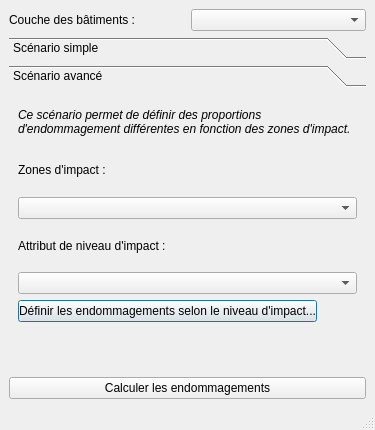
<?xml version="1.0" encoding="UTF-8"?>
<ui version="4.0">
 <class>MainWindow</class>
 <widget class="QMainWindow" name="MainWindow">
  <property name="geometry">
   <rect>
    <x>0</x>
    <y>0</y>
    <width>375</width>
    <height>430</height>
   </rect>
  </property>
  <property name="windowTitle">
   <string>Endommagements post-ouragans</string>
  </property>
  <property name="unifiedTitleAndToolBarOnMac">
   <bool>true</bool>
  </property>
  <widget class="QWidget" name="centralwidget">
   <layout class="QGridLayout" name="gridLayout">
    <item row="4" column="0">
     <widget class="QPushButton" name="pushButton_2">
      <property name="sizePolicy">
       <sizepolicy hsizetype="Expanding" vsizetype="Fixed">
        <horstretch>0</horstretch>
        <verstretch>0</verstretch>
       </sizepolicy>
      </property>
      <property name="text">
       <string>Calculer les endommagements</string>
      </property>
     </widget>
    </item>
    <item row="2" column="0">
     <widget class="QToolBox" name="toolBox">
      <property name="currentIndex">
       <number>1</number>
      </property>
      <widget class="QWidget" name="scenario_simple">
       <property name="geometry">
        <rect>
         <x>0</x>
         <y>0</y>
         <width>357</width>
         <height>214</height>
        </rect>
       </property>
       <attribute name="label">
        <string>Scénario simple</string>
       </attribute>
       <layout class="QGridLayout" name="gridLayout_2">
        <item row="0" column="0">
         <widget class="QLabel" name="label_7">
          <property name="text">
           <string>&lt;html&gt;&lt;head/&gt;&lt;body&gt;&lt;p&gt;&lt;span style=&quot; font-style:italic;&quot;&gt;Distribution globale des endommagements&lt;/span&gt;&lt;/p&gt;&lt;/body&gt;&lt;/html&gt;</string>
          </property>
         </widget>
        </item>
        <item row="1" column="0">
         <widget class="QTableWidget" name="tableWidget">
          <property name="sizePolicy">
           <sizepolicy hsizetype="Minimum" vsizetype="Expanding">
            <horstretch>0</horstretch>
            <verstretch>0</verstretch>
           </sizepolicy>
          </property>
          <property name="sizeAdjustPolicy">
           <enum>QAbstractScrollArea::AdjustIgnored</enum>
          </property>
          <row>
           <property name="text">
            <string>Peu ou pas endommagé</string>
           </property>
          </row>
          <row>
           <property name="text">
            <string>Moyennement endommagé</string>
           </property>
          </row>
          <row>
           <property name="text">
            <string>Fortement endommagé</string>
           </property>
          </row>
          <row>
           <property name="text">
            <string>Détruit</string>
           </property>
          </row>
          <column>
           <property name="text">
            <string>%</string>
           </property>
          </column>
          <item row="0" column="0">
           <property name="text">
            <string>54</string>
           </property>
          </item>
          <item row="1" column="0">
           <property name="text">
            <string>22</string>
           </property>
          </item>
          <item row="2" column="0">
           <property name="text">
            <string>17</string>
           </property>
          </item>
          <item row="3" column="0">
           <property name="text">
            <string>7</string>
           </property>
          </item>
         </widget>
        </item>
        <item row="2" column="0">
         <widget class="QPushButton" name="pushButton">
          <property name="text">
           <string>Réinitialiser les valeurs par défaut</string>
          </property>
          <property name="default">
           <bool>true</bool>
          </property>
         </widget>
        </item>
       </layout>
      </widget>
      <widget class="QWidget" name="scenario_avance">
       <property name="geometry">
        <rect>
         <x>0</x>
         <y>0</y>
         <width>357</width>
         <height>214</height>
        </rect>
       </property>
       <property name="sizePolicy">
        <sizepolicy hsizetype="Ignored" vsizetype="Preferred">
         <horstretch>0</horstretch>
         <verstretch>0</verstretch>
        </sizepolicy>
       </property>
       <attribute name="label">
        <string>Scénario avancé</string>
       </attribute>
       <layout class="QVBoxLayout" name="verticalLayout">
        <item>
         <widget class="QLabel" name="label_3">
          <property name="sizePolicy">
           <sizepolicy hsizetype="Ignored" vsizetype="Fixed">
            <horstretch>0</horstretch>
            <verstretch>0</verstretch>
           </sizepolicy>
          </property>
          <property name="text">
           <string>&lt;html&gt;&lt;head/&gt;&lt;body&gt;&lt;p&gt;&lt;span style=&quot; font-style:italic;&quot;&gt;Ce scénario permet de définir des proportions d'endommagement différentes en fonction des zones d'impact.&lt;/span&gt;&lt;/p&gt;&lt;/body&gt;&lt;/html&gt;</string>
          </property>
          <property name="wordWrap">
           <bool>true</bool>
          </property>
         </widget>
        </item>
        <item>
         <widget class="QLabel" name="label_4">
          <property name="sizePolicy">
           <sizepolicy hsizetype="Preferred" vsizetype="Preferred">
            <horstretch>0</horstretch>
            <verstretch>0</verstretch>
           </sizepolicy>
          </property>
          <property name="text">
           <string>Zones d'impact :</string>
          </property>
         </widget>
        </item>
        <item>
         <widget class="QgsMapLayerComboBox" name="mMapLayerComboBox_2"/>
        </item>
        <item>
         <widget class="QLabel" name="label_5">
          <property name="text">
           <string>Attribut de niveau d'impact :</string>
          </property>
         </widget>
        </item>
        <item>
         <widget class="QgsFieldComboBox" name="mFieldComboBox"/>
        </item>
        <item>
         <layout class="QHBoxLayout" name="horizontalLayout">
          <item>
           <spacer name="horizontalSpacer_2">
            <property name="orientation">
             <enum>Qt::Horizontal</enum>
            </property>
            <property name="sizeHint" stdset="0">
             <size>
              <width>40</width>
              <height>20</height>
             </size>
            </property>
           </spacer>
          </item>
          <item>
           <widget class="QPushButton" name="pushButton_3">
            <property name="sizePolicy">
             <sizepolicy hsizetype="Maximum" vsizetype="Fixed">
              <horstretch>0</horstretch>
              <verstretch>0</verstretch>
             </sizepolicy>
            </property>
            <property name="text">
             <string>Définir les endommagements selon le niveau d'impact...</string>
            </property>
            <property name="autoDefault">
             <bool>false</bool>
            </property>
            <property name="default">
             <bool>true</bool>
            </property>
            <property name="flat">
             <bool>false</bool>
            </property>
           </widget>
          </item>
          <item>
           <spacer name="horizontalSpacer">
            <property name="orientation">
             <enum>Qt::Horizontal</enum>
            </property>
            <property name="sizeType">
             <enum>QSizePolicy::Fixed</enum>
            </property>
            <property name="sizeHint" stdset="0">
             <size>
              <width>40</width>
              <height>20</height>
             </size>
            </property>
           </spacer>
          </item>
         </layout>
        </item>
       </layout>
      </widget>
     </widget>
    </item>
    <item row="0" column="0">
     <layout class="QHBoxLayout" name="horizontalLayout_4">
      <item>
       <widget class="QLabel" name="label_2">
        <property name="text">
         <string>Couche des bâtiments :</string>
        </property>
       </widget>
      </item>
      <item>
       <widget class="QgsMapLayerComboBox" name="mMapLayerComboBox">
        <property name="sizePolicy">
         <sizepolicy hsizetype="Minimum" vsizetype="Fixed">
          <horstretch>0</horstretch>
          <verstretch>0</verstretch>
         </sizepolicy>
        </property>
       </widget>
      </item>
     </layout>
    </item>
    <item row="3" column="0">
     <spacer name="verticalSpacer">
      <property name="orientation">
       <enum>Qt::Vertical</enum>
      </property>
      <property name="sizeType">
       <enum>QSizePolicy::Fixed</enum>
      </property>
      <property name="sizeHint" stdset="0">
       <size>
        <width>20</width>
        <height>40</height>
       </size>
      </property>
     </spacer>
    </item>
   </layout>
  </widget>
  <widget class="QMenuBar" name="menubar">
   <property name="geometry">
    <rect>
     <x>0</x>
     <y>0</y>
     <width>375</width>
     <height>21</height>
    </rect>
   </property>
  </widget>
  <widget class="QStatusBar" name="statusbar"/>
 </widget>
 <customwidgets>
  <customwidget>
   <class>QgsFieldComboBox</class>
   <extends>QComboBox</extends>
   <header>qgsfieldcombobox.h</header>
  </customwidget>
  <customwidget>
   <class>QgsMapLayerComboBox</class>
   <extends>QComboBox</extends>
   <header>qgsmaplayercombobox.h</header>
  </customwidget>
 </customwidgets>
 <resources/>
 <connections>
  <connection>
   <sender>mMapLayerComboBox_2</sender>
   <signal>layerChanged(QgsMapLayer*)</signal>
   <receiver>mFieldComboBox</receiver>
   <slot>setLayer(QgsMapLayer*)</slot>
   <hints>
    <hint type="sourcelabel">
     <x>75</x>
     <y>187</y>
    </hint>
    <hint type="destinationlabel">
     <x>71</x>
     <y>248</y>
    </hint>
   </hints>
  </connection>
 </connections>
</ui>
